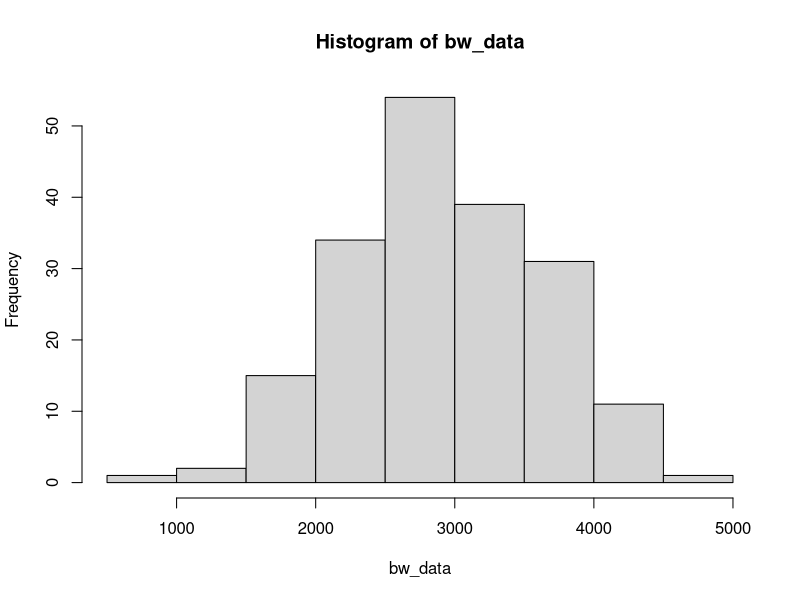
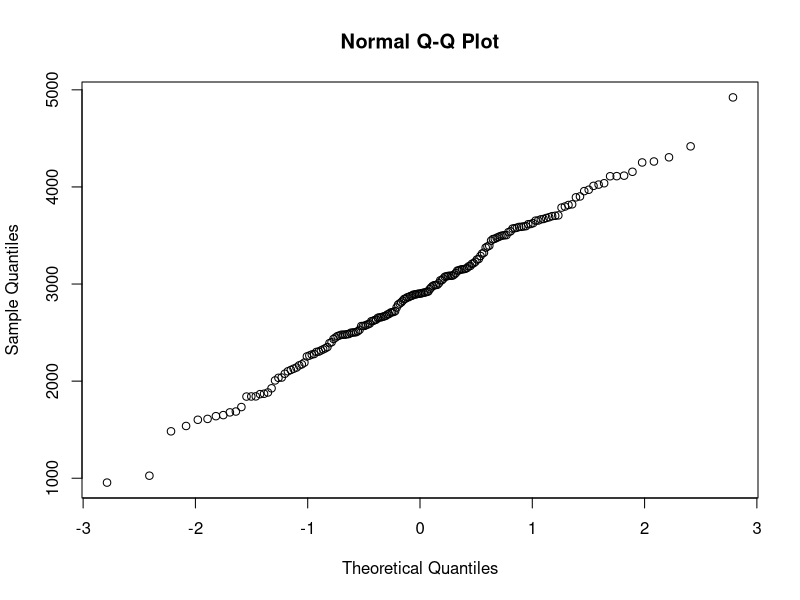
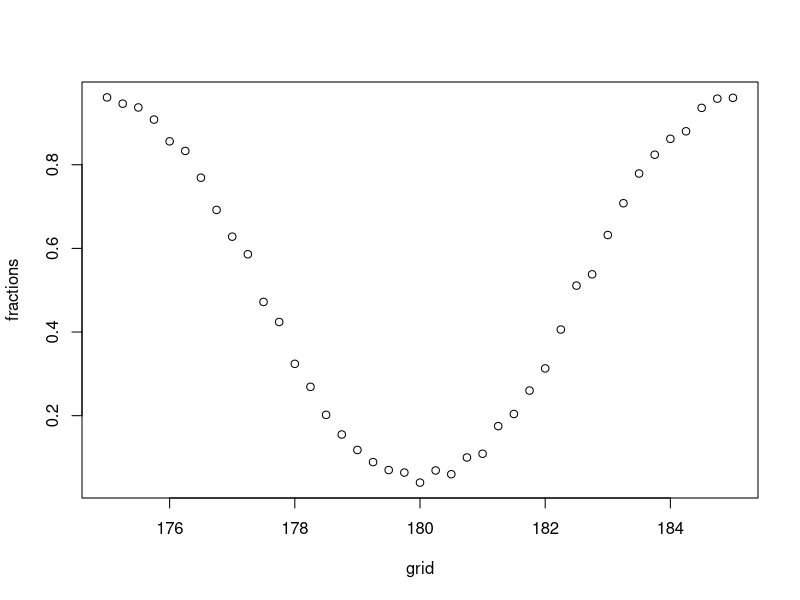
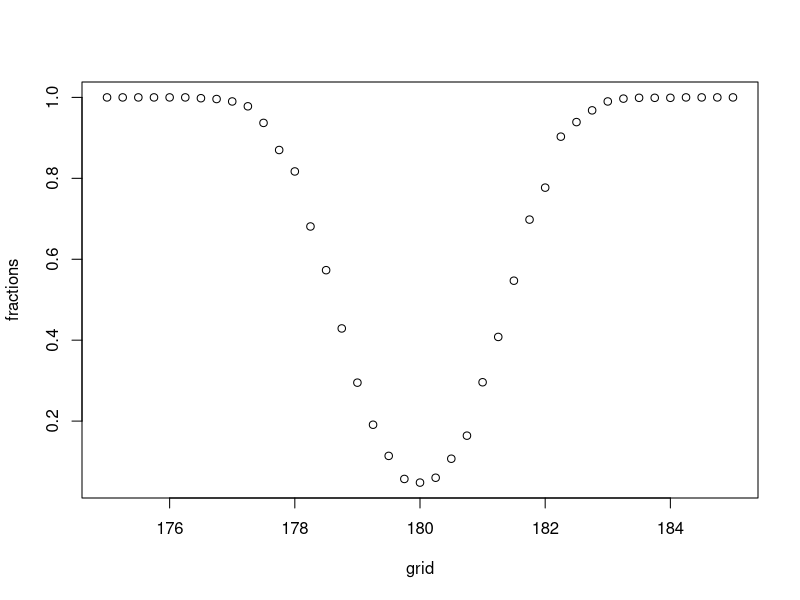
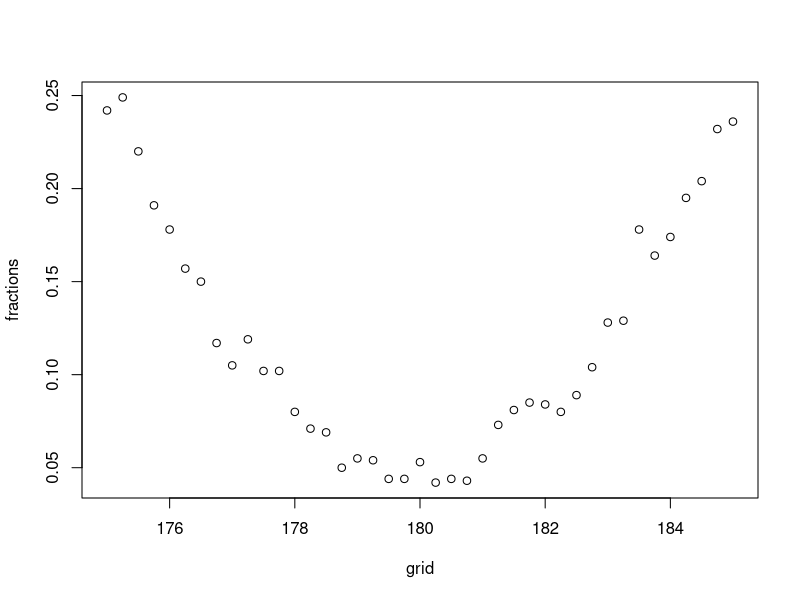
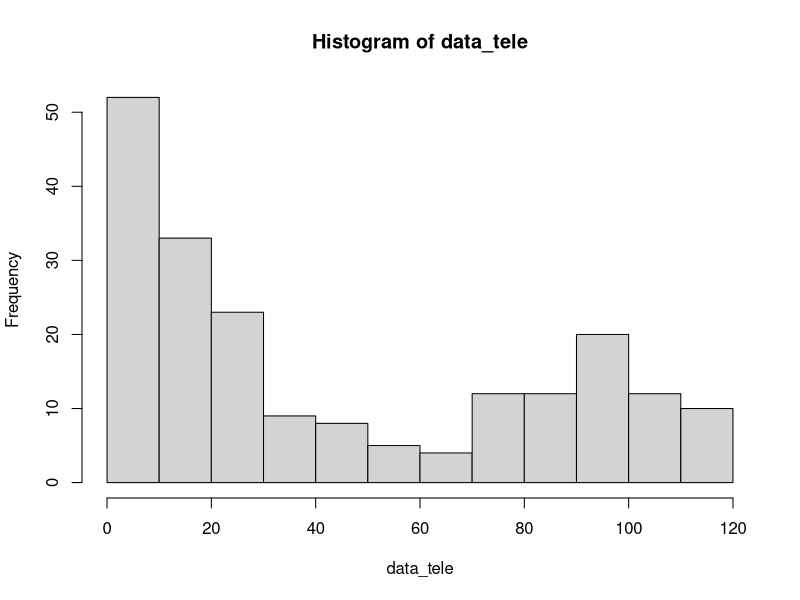
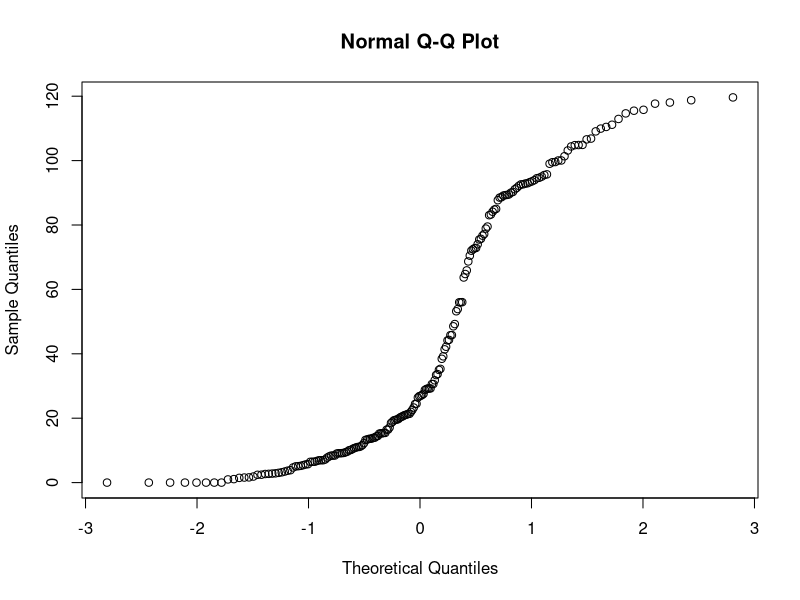
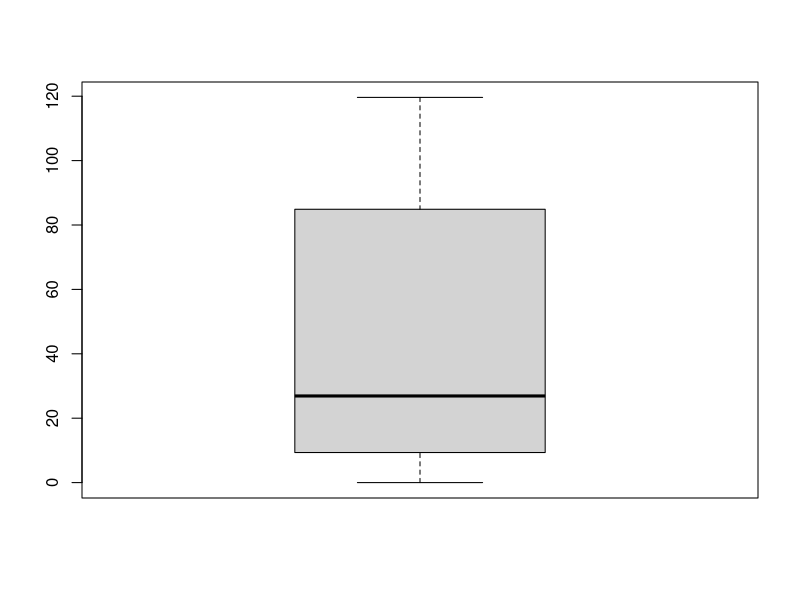

Reproduce these figures in R, in order.
library(tidyverse)
library(rstudioapi) 

# Exercise 1
setwd(dirname(getActiveDocumentContext()$path))
getwd()
data<-read.table(file="data/birthweight.txt",header=TRUE)

# A
bw_data<-data$birthweight
hist(bw_data)
qqnorm(bw_data)

# Estimate +- 1.96 x std.error/N^1/2

m <- mean(bw_data)
s <- sd(bw_data)
n <- length(bw_data)
error <- qnorm(0.95)*s/sqrt(n);error
ci <- c(m-error, m+error);ci

# B
t.test(bw_data,mu=2800,alternative = "greater",conf.level = 0.95)
t.test(bw_data,mu=2800,alternative = "greater",conf.level = 0.99)

# C

# Exercise 2
# A
n <- m <- 30
mu <- 180
nu <- 175
sd <- 5
B <- 1000

p <- numeric(B)

grid <- seq(175,185, by=0.25)
G <- length(grid)

fractions <- numeric(G)

for (grid_nu in 1:G){
  p <- numeric(B)
  for (b in 1:B){
    x <- rnorm(n,mu,sd)
    y <- rnorm(m,grid[grid_nu],sd)
    p[b] <- t.test(x,y, var.equal = TRUE)[[3]]
  }
  fractions[grid_nu] <- mean(p<0.05)
}
plot(grid,fractions)

# B
n <- m <- 100
mu <- 180
sd <- 5

fractions <- numeric(G)

for (grid_nu in 1:G){
  p <- numeric(B)
  for (b in 1:B){
    x <- rnorm(n,mu,sd)
    y <- rnorm(m,grid[grid_nu],sd)
    p[b] <- t.test(x,y, var.equal = TRUE)[[3]]
  }
  fractions[grid_nu] <- mean(p<0.05)
}
plot(grid,fractions)

# C
n <- m <- 30
mu <- 180
sd <- 15

fractions <- numeric(G)

for (grid_nu in 1:G){
  p <- numeric(B)
  for (b in 1:B){
    x <- rnorm(n,mu,sd)
    y <- rnorm(m,grid[grid_nu],sd)
    p[b] <- t.test(x,y, var.equal = TRUE)[[3]]
  }
  fractions[grid_nu] <- mean(p<0.05)
}
plot(grid,fractions)

# D
# The more datapoints seems to have an influence
# on the narrowness of the plot. Furthermore,
# a bigger std gives a more wider distribution
# of fractions as presented in the plot of C.

# Exercise 3
# A

data<-read.table(file="data/telephone.txt",header=TRUE)
data_tele <- data$Bills
hist(data_tele)
qqnorm(data_tele)
boxplot(data_tele)

# The data seems oddly distributed with two
# subpeaks, would have expected a more normally
# distributed set. Therefore perhaps a good 
# idea if the manager arranges the prices better.

# B
B <- 1000
T1 <- median(data_tele)
Tstar <- numeric(B)
for (i in 1:B){
  Xstar <- sample(data_tele,replace=TRUE)
  Tstar[i] <- median(Xstar)
}
Tstar25 <- quantile(Tstar,0.025)
Tstar975 <- quantile(Tstar, 0.975)

c(2*T1-Tstar975, 2*T1-Tstar25)

hist(data_tele, prob=T, ylim=c(0,0.05))
x<-seq(0,max(data_tele),length=1000)
lines(x,dexp(0.08*x),type="l",col="blue",lwd=2)

# t <- max(data_tele)
# tstar <- numeric(B)
# 
# n <- length(data_tele)
# for (i in 1:B){
#   xstar <- rexp(n,1)
#   tstar[i] <- max(xstar)
# }
# hist(tstar, prob = T)
# 
# hist(tstar,prob=T,ylim=c(0,0.4),main="histogram of tstar & true density curve of T")
# densmaxexp=function(x,n) n*exp(-x)*(1-exp(-x))^(n-1)
# # lines(rep(t,2),seq(0,2*densmaxexp(t,n),length=2),type="l", col="red", lwd=3)
# # axis(1,t,expression(paste("t") ) )
# u=seq(0,max(tstar),length=1000)
# lines(u,densmaxexp(u,n),type="l",col="blue")

# C
B <- 1000
T1 <- median(data_tele)
Tstar <- numeric(B)
for (i in 1:B){
  Xstar <- sample(data_tele,replace=TRUE)
  Tstar[i] <- median(Xstar)
}
Tstar25 <- quantile(Tstar,0.025)
Tstar975 <- quantile(Tstar, 0.975)

T1
c(2*T1-Tstar975, 2*T1-Tstar25)
